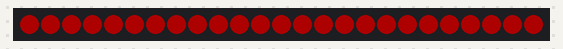
Bench run of a sketch on a simulated Arduino Uno, built with avr-gcc and run on an emulated ATmega328P. On the bench: 25 RGB LEDs in strip order, left to right. Dim RGB values are drawn brighter than linear.

Above: at 4.0 s.
At 22.15 s:
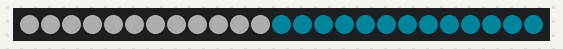
At 31.19 s:
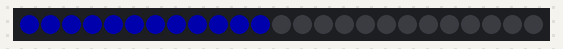
At 40.1 s:
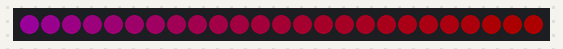
At 78.57 s:
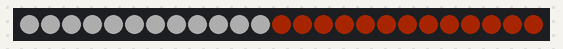
At 101.5 s:
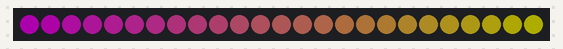

Measured:
- what the display in image 3 shows lasts 5.0 s, from 40.1 s to 45.1 s

The sketch:

Musical-LEDs_SourceCode.ino
```cpp
#include <FastLED.h>

#define NUM_LEDS 25
#define LED_PIN 2

CRGB leds[NUM_LEDS];
uint8_t hue=0;
int startTime;

void setup() {
  FastLED.addLeds<WS2812B, LED_PIN, GRB>(leds, NUM_LEDS);
  FastLED.setBrightness(50);
}

void loop() {

  //:00 Prelude
  startTime=millis();
  rainbow(0,NUM_LEDS-1,22000);

  //:22 Main song starts (Sher ki Zubaani)
  int count=1;
  while(count<11) {
    throb(0, NUM_LEDS-1, CRGB::White, 300);
    count++;
  }

  //:31 Main song beats change (Kyunki Farak Hai)
  count=1;
  while(count<11) {
    throb(0, NUM_LEDS-1, CRGB::Blue, 300);
    count++;
  }

  //:41 Main song beats change (Kaam ka woh kaam)
  gradient(0, NUM_LEDS-1, CRGB::Purple, CRGB::Red, 5000);
  gradient(0, NUM_LEDS-1, CRGB::Magenta, CRGB::Yellow, 5000);

  //:50 Bhaag Bhaag Bhaag Sher Aaya Sher
  count=0;
  while(count<3) {
    for(int i=0;i<3;i++) {
      flash(0, NUM_LEDS-1, CRGB::Red, 200);
      flash(0, NUM_LEDS-1, CRGB::Black, 200);
    }

    flash(0, 4, CRGB::White, 150);
    flash(0, 4, CRGB::Black, 150);
    flash(5, 9, CRGB::White, 150);
    flash(5, 9, CRGB::Black, 150);
    flash(10, 14, CRGB::White, 150);
    flash(10, 14, CRGB::Black, 150);

    count++;
  }
}


void flash(int startLEDIdx, int endLEDIdx, CRGB color, int delayTime) {

  int numLEDs = endLEDIdx - startLEDIdx + 1;
  for(int i=startLEDIdx;i<startLEDIdx+numLEDs;i++) {
    leds[i] = color;
  }

  FastLED.show();
  delay(delayTime);
}

void gradient(int startLEDIdx, int endLEDIdx, CRGB color1, CRGB color2, int delayTime) {
    int numLEDs = endLEDIdx - startLEDIdx + 1;
    fill_gradient_RGB(leds, numLEDs, color1, color2);
    FastLED.show();
    delay(delayTime);
}

void throb(int startLEDIdx, int endLEDIdx, CRGB color, int delayTime) {
    int numLEDs = endLEDIdx - startLEDIdx + 1;

    for(int i=startLEDIdx;i<startLEDIdx+numLEDs/2;i++) {
      leds[i] = color;
    }
    FastLED.show();
    delay(delayTime);

    for(int i=startLEDIdx;i<startLEDIdx+numLEDs;i++) {
      leds[i] = color;
    }
    FastLED.show();
    delay(delayTime);

    for(int i=startLEDIdx+numLEDs-1;i>=startLEDIdx;i--) {
      leds[i] = CRGB::Black;
    }
    FastLED.show();
    delay(delayTime);
}

void rainbow(int startLEDIdx, int endLEDIdx, int delayTime) {
  int numLEDs = endLEDIdx - startLEDIdx + 1;
  int runTime = startTime;

  while(runTime < startTime + delayTime) {
    runTime = millis();
    for(int i=startLEDIdx;i<startLEDIdx+numLEDs;i++) {
      leds[i] = CHSV(hue, 255, 255);
    }
    EVERY_N_MILLISECONDS(15) {
      hue++;
    }
    FastLED.show();
  }
}
```
